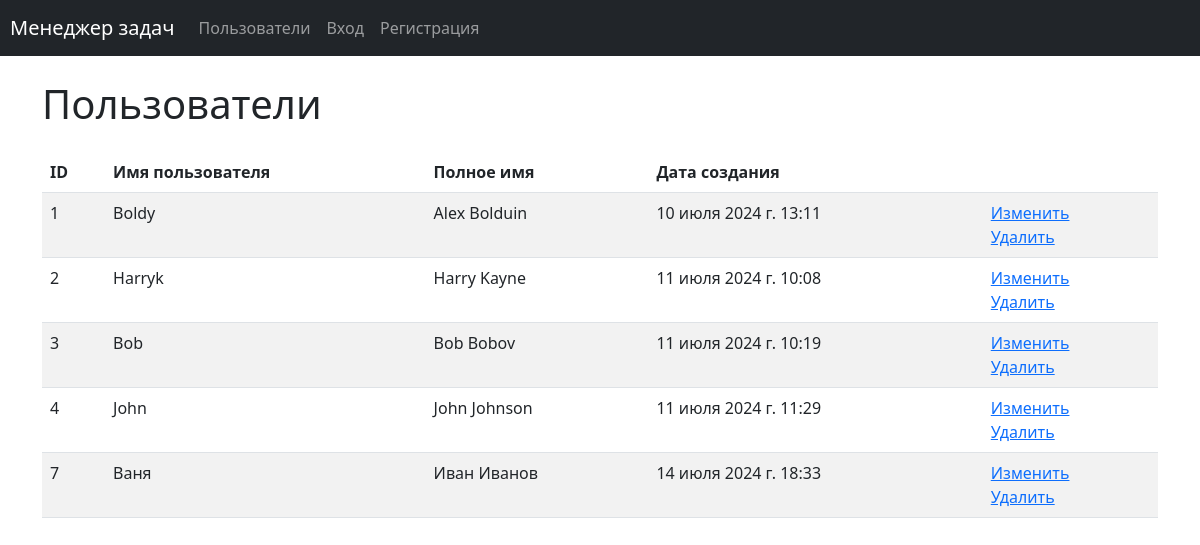
/users/, run on the app's committed database.
### task_manager/users/models.py (models this page shows, shortened)
class User(AbstractUser):
    groups = models.ManyToManyField(Group, related_name='auth_user_groups')
    user_permissions = models.ManyToManyField(
        Permission,
        related_name='auth_user_permissions',
    )
    first_name = models.CharField(max_length=150)
    last_name = models.CharField(max_length=150)

### task_manager/users/views.py (the view)
# urls.py: path('', UsersListView.as_view(), name='users'),
class UsersListView(ListView):
    template_name = 'users/index.html'
    model = User
    context_object_name = 'users'

### task_manager/templates/users/index.html (shortened to what this page needs)
{% extends "base.html" %}
{% load i18n %}
{% load django_bootstrap5 %}
{% block content %}
<div class="container wrapper flex-grow-1">
    <h1 class="my-4">
Пользователи
    </h1>
<table class="table table-striped">
<thead>
  <tr>
    <th>ID</th>
    <th>{% trans 'Username' %}</th>
    <th>{% trans 'Full name' %}</th>
    <th>{% trans 'Creation date' %}</th>
    <th></th>
  </tr>
</thead>
<tbody>
  {% if users %}
  {% for user in users %}
    <tr>
      <td>{{ user.id }}</td>
      <td>{{ user.username }}</td>
      <td>{{ user.get_full_name }}</td>
      <td>{{ user.date_joined }}</td>
      <td>
        <a href="{% url 'user_update' user.id %}">{% trans "Update" %}</a>
        <br>
        <a href="{% url 'user_delete' user.id %}">{% trans "Delete" %}</a>
      </td>
    </tr>
  {% endfor %}
  {% endif %}
</tbody>
</table>
</div>
{% endblock content %}

### data on the page
User: id "1", username "Boldy", get_full_name "Alex Bolduin", date_joined "10 июля 2024 г. 13:11"
User: id "2", username "Harryk", get_full_name "Harry Kayne", date_joined "11 июля 2024 г. 10:08"
User: id "3", username "Bob", get_full_name "Bob Bobov", date_joined "11 июля 2024 г. 10:19"
User: id "4", username "John", get_full_name "John Johnson", date_joined "11 июля 2024 г. 11:29"
User: id "7", username "Ваня", get_full_name "Иван Иванов", date_joined "14 июля 2024 г. 18:33"
